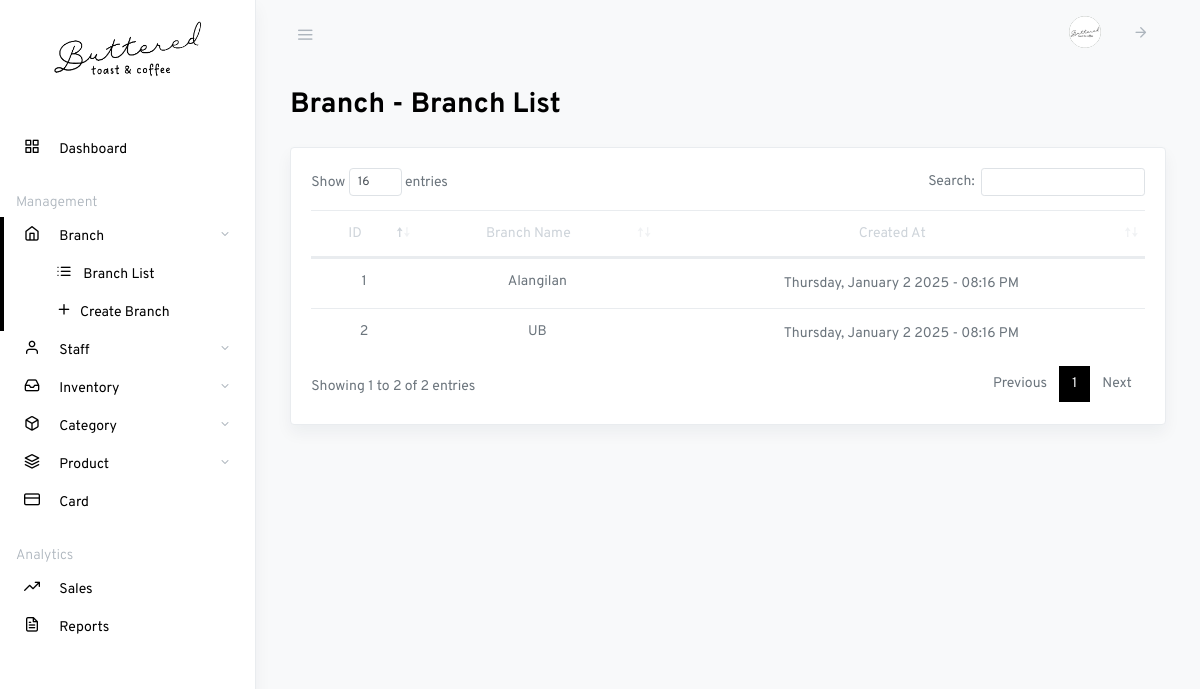
/owner-branch-list.php (signed in), run on the app's committed database.
### tables this page shows
CREATE TABLE `branch` (
  `branch_id` int(11) NOT NULL,
  `owner_id` int(11) NOT NULL,
  `branch_name` text NOT NULL,
  `created_at` timestamp(6) NOT NULL DEFAULT current_timestamp(6) ON UPDATE current_timestamp(6)
);

### owner-branch-list.php (the view, shortened to what this page needs)
<!DOCTYPE html>
<html lang="en">
<head>
    <?php include 'partials/header.php'; ?>
    <link rel="stylesheet" href="css/dataTables.bootstrap4.css">
</head>
<body class="vertical  light">
    <div class="wrapper">
        <?php include 'partials/owner-navbar.php'; ?>
        <main role="main" class="main-content">
            <div class="container-fluid">
                <div class="row justify-content-center">
                    <div class="col-12">
                        <h2 class="page-title">Branch - Branch List</h2>
                        <div class="row my-4">
                            <div class="col-md-12">
                                <div class="card shadow">
                                    <div class="card-body">
                                        <table class="table datatables" id="dataTable-1">
                                            <thead>
                                                <tr class="text-center">
                                                    <th>ID</th>
                                                    <th>Branch Name</th>
                                                    <th>Created At</th>
                                                </tr>
                                            </thead>
                                            <tbody>
                                                <?php
                                                $sql1 = "SELECT * FROM branch";
                                                $r = mysqli_query($link, $sql1);
                                                if ($r->num_rows > 0) {
                                                    while ($row1 = mysqli_fetch_assoc($r)) {
                                                        ?>
                                                        <tr class="text-center">
                                                            <td>
                                                                <p class="fw-normal mb-1">
                                                                    <?php echo $row1['branch_id']; ?>
                                                                </p>
                                                            </td>
                                                            <td>
                                                                <p class="fw-normal mb-1">
                                                                    <?php echo $row1['branch_name']; ?>
                                                                </p>
                                                            </td>
                                                            <td>
                                                                <?php $formattedDate = date("l, F j Y - h:i A", strtotime($row1["created_at"]));
                                                                echo $formattedDate; ?>
                                                            </td>
                                                        </tr>
                                                        <?php
                                                    }
                                                }
                                                ?>
                                            </tbody>
                                        </table>
                                    </div>
                                </div>
                            </div>
                        </div>
                    </div>
                </div>
            </div>
        </main>
    </div>
</body>
</html>

### partials/header.php (style rules this page uses)
.page-title, .card-title { color: #000; }

### data on the page
branch: branch_id "1", branch_name "Alangilan", created_at "Thursday, January 2 2025 - 08:16 PM"
branch: branch_id "2", branch_name "UB", created_at "Thursday, January 2 2025 - 08:16 PM"
